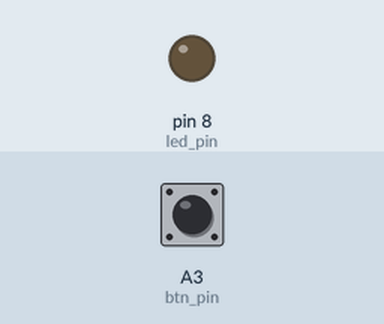
Recording of a sketch running on a simulated Arduino Uno, built with avr-gcc and run on an emulated ATmega328P. Parts: output pins drawn as LEDs (lit = HIGH). Dashed ring = blinking. The test bench sets the inputs (shaded band); at power-on: A3 (btn_pin) HIGH.

Above: at 1.2 s.
1.3 s: A3 (btn_pin) pulsed LOW 5 times (0.12 s each, 0.3 s apart)
At 1.75 s:
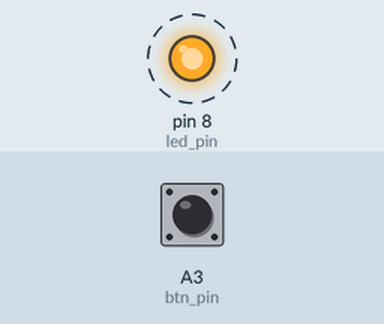
Timing chart, 0 to 4.3 s (numbered marks = the images above; inputs shaded):
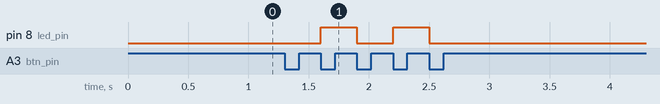

Measured:
- after the input at 1.3 s, pin 8 (led_pin): alternates HIGH for 0.30 s and LOW for 0.30 s, 4 changes in all, then stays LOW, starting after 0.30 s

The sketch:

LedButton.ino
```cpp
#define led_pin 8
#define btn_pin A3

int curr, prev;
bool turn_on = false;
bool next = false;
int brightness = 255;
int delay_ms = 300;

void setup(){
  pinMode(led_pin, OUTPUT);
  pinMode(btn_pin, INPUT);
  Serial.begin(9600);
}

void loop(){
  curr = digitalRead(btn_pin);

  if (curr != prev){
    delay(10);

    curr = digitalRead(btn_pin);
    long time_ms = millis();

    while (digitalRead(btn_pin)){
      if (millis() - time_ms >= delay_ms && turn_on){
        while (digitalRead(btn_pin)){
          if (next){
            brightness = min(brightness + 1, 255);
          }
          else{
            brightness = max(brightness - 1, 20);
          }

          analogWrite(led_pin, brightness);
          delay(10);
        }

        next = !next;
      }

      delay(10);
    }

    if (millis() - time_ms < delay_ms){
      if (curr){
          turn_on = !turn_on;
      }
      if (turn_on){
        analogWrite(led_pin, brightness);
      }
      else{
        analogWrite(led_pin, 0);
      }
    }
  }

  prev = curr;
}
```
